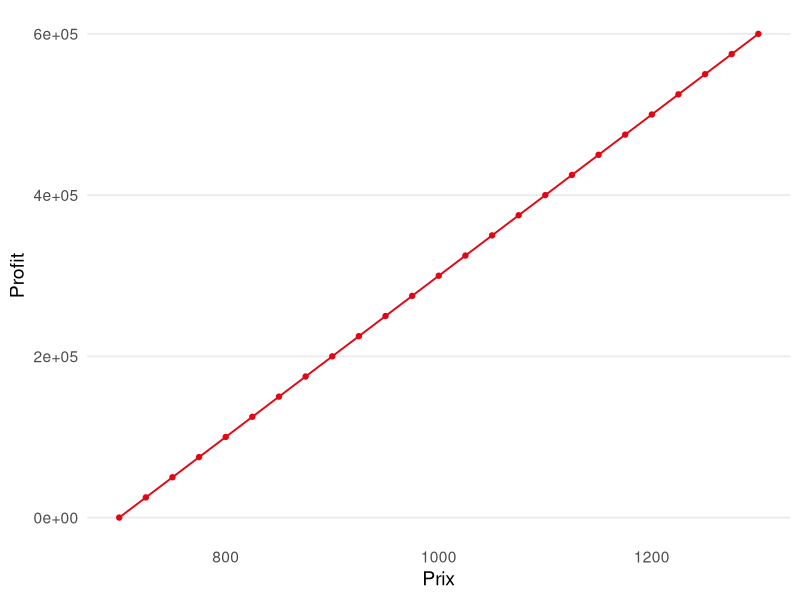
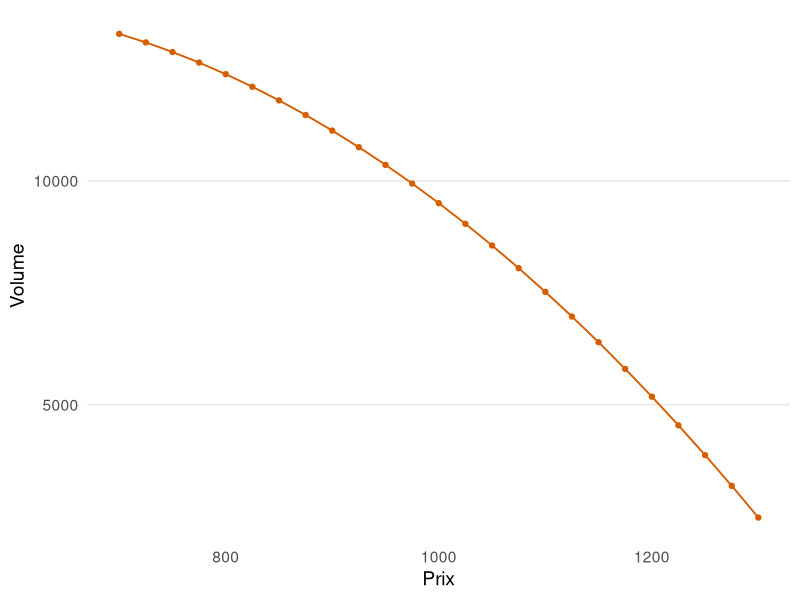
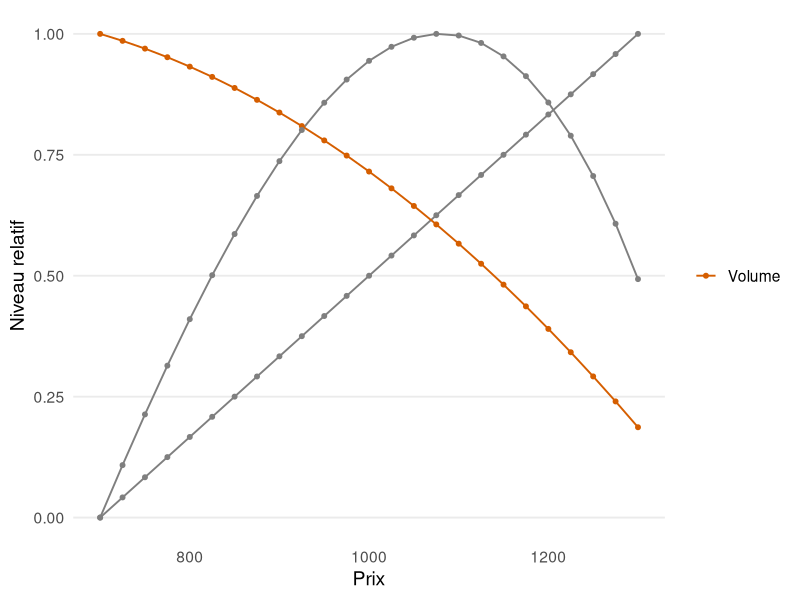
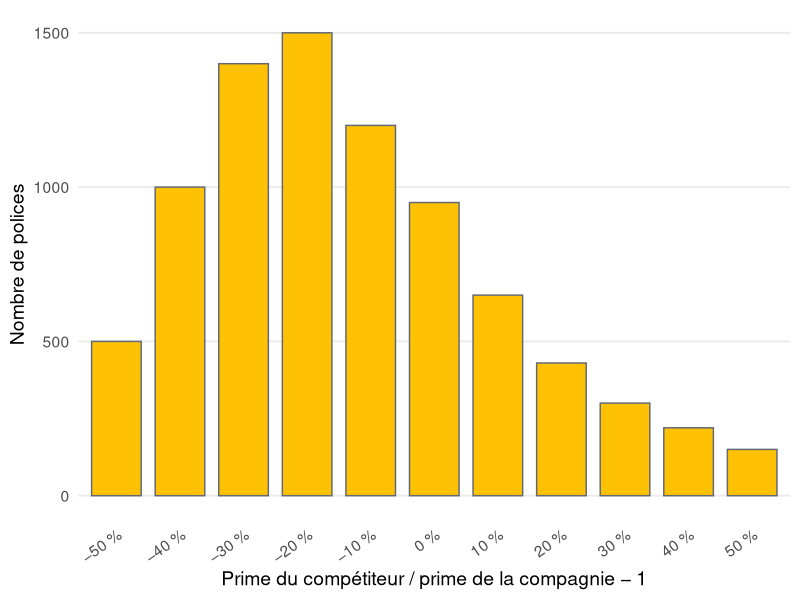
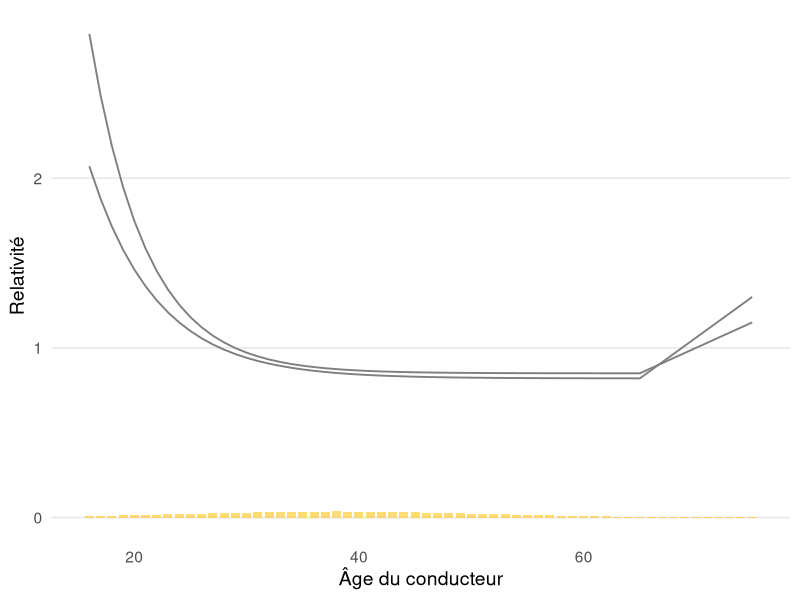
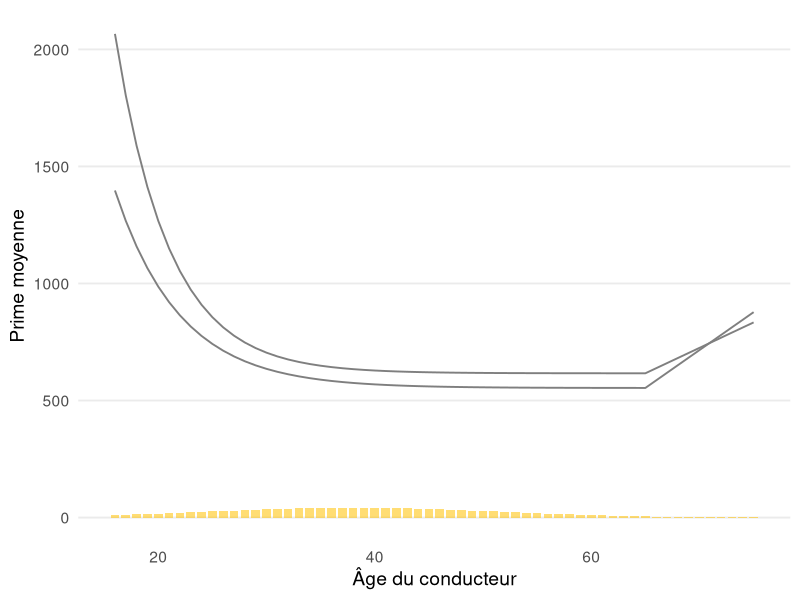
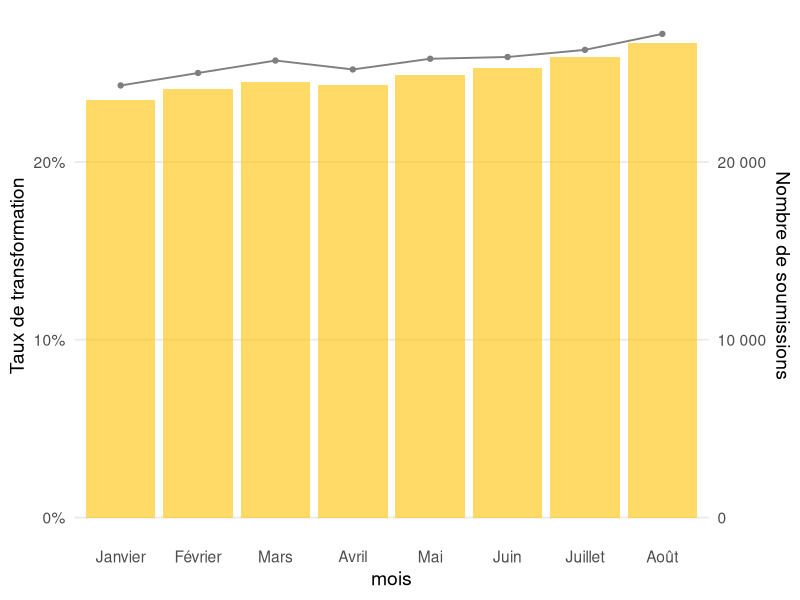
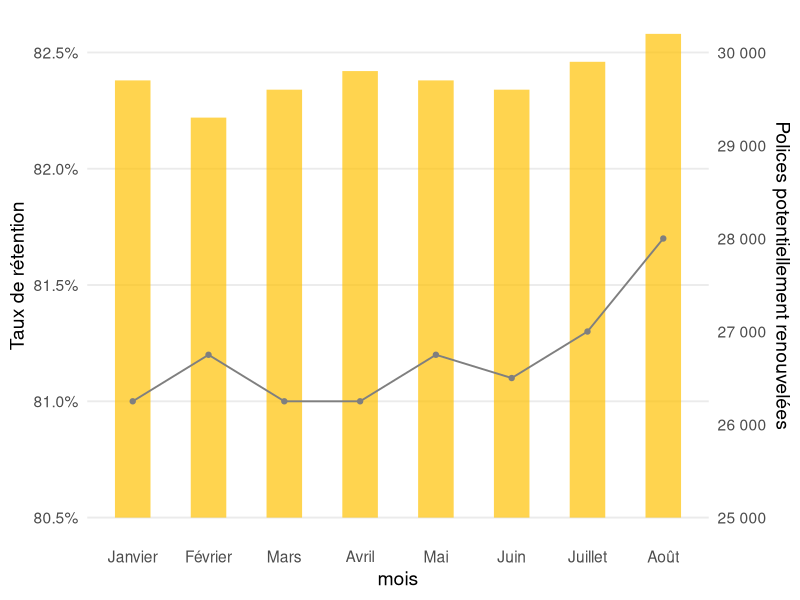

Write the R code that produced these figures, in order.
## ---- chunk 1
#| label: setup
#| include: false

library(ggplot2)

couleurs_act <- c(
  rouge = "#e30513",
  bleu = "#009cde",
  or = "#ffc103",
  vert = "#3d8b5f",
  gris = "#626974"
)

theme_act <- theme_minimal(base_size = 14) +
  theme(
    panel.grid.minor = element_blank(),
    panel.grid.major.x = element_blank(),
    plot.title = element_text(face = "bold", hjust = 0.5, margin = margin(b = 8)),
    legend.position = "right",
    legend.title = element_blank()
  )
## ---- chunk 2
#| label: profit-prix-volume-fixe
#| fig-width: 8
#| fig-height: 4
#| fig-alt: "Profit qui augmente linéairement avec le prix lorsque le nombre de polices demeure fixe."

prix <- seq(700, 1300, by = 25)
profit_fixe <- (prix - 700) * 1000

ggplot(data.frame(prix, profit_fixe), aes(prix, profit_fixe)) +
  geom_line(colour = couleurs_act["rouge"], linewidth = 0.65) +
  geom_point(colour = couleurs_act["rouge"], size = 1.5) +
  labs(x = "Prix", y = "Profit") +
  theme_act
## ---- chunk 3
#| label: volume-prix
#| fig-width: 8
#| fig-height: 4
#| fig-alt: "Volume de polices qui diminue progressivement lorsque le prix augmente."

volume <- pmax(0, 14000 - 0.018 * (prix - 500)^2)

ggplot(data.frame(prix, volume), aes(prix, volume)) +
  geom_line(colour = "#D55E00", linewidth = 0.65) +
  geom_point(colour = "#D55E00", size = 1.5) +
  labs(x = "Prix", y = "Volume") +
  theme_act
## ---- chunk 4
#| label: profit-espere
#| fig-width: 8
#| fig-height: 4
#| fig-alt: "Prix, volume et profit espéré selon le prix. Le volume décroît, le profit à volume fixe croît, et le profit espéré atteint un sommet à un prix intermédiaire."

profit_espere <- (prix - 700) * volume
donnees_prix <- rbind(
  data.frame(prix, serie = "Profit à volume fixe", value = profit_fixe / max(profit_fixe)),
  data.frame(prix, serie = "Volume", value = volume / max(volume)),
  data.frame(prix, serie = "Profit espéré", value = profit_espere / max(profit_espere))
)

ggplot(donnees_prix, aes(prix, value, colour = serie)) +
  geom_line(linewidth = 0.65) +
  geom_point(size = 1.35) +
  scale_colour_manual(values = c(
    `Profit à volume fixe` = couleurs_act["rouge"],
    Volume = "#D55E00",
    `Profit espéré` = couleurs_act["bleu"]
  )) +
  labs(x = "Prix", y = "Niveau relatif") +
  theme_act
## ---- chunk 5
#| label: competitivite-distribution
#| fig-width: 8
#| fig-height: 4
#| fig-alt: "Nombre de polices par intervalle de compétitivité. La distribution est concentrée autour d’une prime comparable à celle du compétiteur."

competitivite <- data.frame(
  ecart = factor(
    c("−50 %", "−40 %", "−30 %", "−20 %", "−10 %", "0 %", "10 %", "20 %", "30 %", "40 %", "50 %"),
    levels = c("−50 %", "−40 %", "−30 %", "−20 %", "−10 %", "0 %", "10 %", "20 %", "30 %", "40 %", "50 %")
  ),
  polices = c(500, 1000, 1400, 1500, 1200, 950, 650, 430, 300, 220, 150)
)

ggplot(competitivite, aes(ecart, polices)) +
  geom_col(fill = couleurs_act["or"], colour = couleurs_act["gris"], width = 0.78) +
  labs(x = "Prime du compétiteur / prime de la compagnie − 1", y = "Nombre de polices") +
  theme_act +
  theme(axis.text.x = element_text(angle = 35, hjust = 1))
## ---- chunk 6
#| label: competitivite-relativites
#| fig-width: 8
#| fig-height: 4
#| fig-alt: "Relativités de deux compagnies et nombre de véhicules selon l’âge du conducteur. Les profils diffèrent surtout aux très jeunes et aux très vieux âges."

# Valeurs reconstruites à partir de la courbe historique; elles servent à illustrer
# l’écart entre deux algorithmes plutôt qu’à représenter des données observées.
age <- 16:75
comparaison_age <- data.frame(
  age,
  `Compagnie A` = 0.85 + 2.0 * exp(-(age - 16) / 5) + 0.30 * pmax(age - 65, 0) / 10,
  `Compagnie B` = 0.82 + 1.25 * exp(-(age - 16) / 6) + 0.48 * pmax(age - 65, 0) / 10,
  vehicules = round(14000 * dnorm(age, mean = 38, sd = 13)),
  check.names = FALSE
)
comparaison_longue <- rbind(
  data.frame(age = comparaison_age$age, compagnie = "Compagnie A", relativite = comparaison_age$`Compagnie A`),
  data.frame(age = comparaison_age$age, compagnie = "Compagnie B", relativite = comparaison_age$`Compagnie B`)
)

ggplot() +
  geom_col(
    data = comparaison_age,
    aes(age, vehicules / 12000),
    fill = couleurs_act["or"], alpha = 0.55, width = 0.8
  ) +
  geom_line(
    data = comparaison_longue,
    aes(age, relativite, colour = compagnie),
    linewidth = 0.65
  ) +
  scale_colour_manual(values = c(`Compagnie A` = couleurs_act["rouge"], `Compagnie B` = couleurs_act["bleu"])) +
  labs(x = "Âge du conducteur", y = "Relativité") +
  theme_act
## ---- chunk 7
#| label: competitivite-prime-moyenne
#| fig-width: 8
#| fig-height: 4
#| fig-alt: "Primes moyennes de deux compagnies et nombre de véhicules selon l’âge du conducteur. La comparaison de prime moyenne est préférable lorsque les algorithmes utilisent des variables corrélées avec l’âge."

comparaison_primes <- data.frame(
  age,
  `Compagnie A` = 725 * comparaison_age$`Compagnie A`,
  `Compagnie B` = 675 * comparaison_age$`Compagnie B`,
  vehicules = comparaison_age$vehicules,
  check.names = FALSE
)
primes_longues <- rbind(
  data.frame(age = comparaison_primes$age, compagnie = "Compagnie A", prime = comparaison_primes$`Compagnie A`),
  data.frame(age = comparaison_primes$age, compagnie = "Compagnie B", prime = comparaison_primes$`Compagnie B`)
)

ggplot() +
  geom_col(
    data = comparaison_primes,
    aes(age, vehicules / 10),
    fill = couleurs_act["or"], alpha = 0.55, width = 0.8
  ) +
  geom_line(data = primes_longues, aes(age, prime, colour = compagnie), linewidth = 0.65) +
  scale_colour_manual(values = c(`Compagnie A` = couleurs_act["rouge"], `Compagnie B` = couleurs_act["bleu"])) +
  labs(x = "Âge du conducteur", y = "Prime moyenne") +
  theme_act
## ---- chunk 8
#| label: taux-transformation
#| fig-width: 8
#| fig-height: 4
#| fig-alt: "Taux de transformation mensuel et nombre de soumissions. Une baisse de taux implantée en juillet est suivie d’une hausse du taux de transformation."

mois <- factor(month.name[1:8], levels = month.name[1:8], labels = c("Janvier", "Février", "Mars", "Avril", "Mai", "Juin", "Juillet", "Août"))
transformation <- data.frame(
  mois,
  taux = c(0.243, 0.250, 0.257, 0.252, 0.258, 0.259, 0.263, 0.272),
  soumissions = c(23500, 24100, 24500, 24300, 24900, 25300, 25900, 26700)
)

ggplot(transformation, aes(mois)) +
  geom_col(aes(y = soumissions / 100000), fill = couleurs_act["or"], alpha = 0.6) +
  geom_line(aes(y = taux, group = 1, colour = "Taux de transformation"), linewidth = 0.65) +
  geom_point(aes(y = taux, colour = "Taux de transformation"), size = 1.5) +
  scale_y_continuous(
    name = "Taux de transformation",
    labels = scales::label_percent(accuracy = 1),
    sec.axis = sec_axis(~ . * 100000, name = "Nombre de soumissions", labels = scales::label_number(big.mark = " "))
  ) +
  scale_colour_manual(values = c(`Taux de transformation` = couleurs_act["rouge"])) +
  theme_act
## ---- chunk 9
#| label: taux-retention
#| fig-width: 8
#| fig-height: 4
#| fig-alt: "Taux de rétention mensuel et nombre de renouvellements potentiels. Le taux augmente après la baisse de taux de juillet."

retention <- data.frame(
  mois,
  taux = c(0.810, 0.812, 0.810, 0.810, 0.812, 0.811, 0.813, 0.817),
  renouvellements = c(29700, 29300, 29600, 29800, 29700, 29600, 29900, 30200)
)

ggplot(retention, aes(mois)) +
  geom_linerange(
    aes(ymin = 0.805, ymax = (renouvellements - 25000) / 250000 + 0.805),
    colour = couleurs_act["or"], alpha = 0.7, linewidth = 12
  ) +
  geom_line(aes(y = taux, group = 1, colour = "Taux de rétention"), linewidth = 0.65) +
  geom_point(aes(y = taux, colour = "Taux de rétention"), size = 1.5) +
  scale_y_continuous(
    name = "Taux de rétention",
    labels = scales::label_percent(accuracy = 0.5),
    sec.axis = sec_axis(~ (. - 0.805) * 250000 + 25000, name = "Polices potentiellement renouvelées", labels = scales::label_number(big.mark = " "))
  ) +
  scale_colour_manual(values = c(`Taux de rétention` = couleurs_act["rouge"])) +
  theme_act
## ---- chunk 10
#| label: croissance
#| fig-width: 8
#| fig-height: 4
#| fig-alt: "Croissance mensuelle et nombre de polices. La croissance augmente graduellement après juillet."

croissance <- data.frame(
  mois,
  taux = c(0.0010, 0.0015, 0.0017, 0.0015, 0.0018, 0.0020, 0.0026, 0.0031),
  polices = c(355000, 356000, 357000, 358000, 359000, 360000, 362000, 364000)
)

ggplot(croissance, aes(mois)) +
  geom_col(aes(y = (polices - 350000) / 5e7), fill = couleurs_act["or"], alpha = 0.6) +
  geom_line(aes(y = taux, group = 1, colour = "Croissance"), linewidth = 0.65) +
  geom_point(aes(y = taux, colour = "Croissance"), size = 1.5) +
  scale_y_continuous(
    name = "Croissance",
    labels = scales::label_percent(accuracy = 0.1),
    sec.axis = sec_axis(~ . * 5e7 + 350000, name = "Nombre de polices", labels = scales::label_number(big.mark = " "))
  ) +
  scale_colour_manual(values = c(Croissance = couleurs_act["rouge"])) +
  theme_act
## ---- chunk 11
#| label: analyse-distribution
#| fig-width: 8
#| fig-height: 4
#| fig-alt: "Nombre de polices et prime moyenne par tranche de montant d’assurance. Les volumes diminuent dans les tranches les plus élevées alors que la prime moyenne augmente."

montant_assurance <- data.frame(
  tranche = factor(c("<100 k", "100–150 k", "150–200 k", "200–250 k", "250–300 k", "300–350 k", "350–400 k", "400–450 k", ">450 k"), ordered = TRUE),
  polices = c(2500, 8500, 14000, 15500, 12000, 8000, 4000, 1500, 500),
  prime = c(114, 143, 265, 435, 451, 520, 620, 790, 968)
)

ggplot(montant_assurance, aes(tranche)) +
  geom_col(aes(y = polices / 20), fill = couleurs_act["or"], alpha = 0.65) +
  geom_line(aes(y = prime, group = 1, colour = "Prime moyenne"), linewidth = 0.65) +
  geom_point(aes(y = prime, colour = "Prime moyenne"), size = 1.5) +
  scale_y_continuous(
    name = "Prime moyenne",
    sec.axis = sec_axis(~ . * 20, name = "Nombre de polices", labels = scales::label_number(big.mark = " "))
  ) +
  scale_colour_manual(values = c(`Prime moyenne` = couleurs_act["rouge"])) +
  labs(x = "Montant d’assurance") +
  theme_act +
  theme(axis.text.x = element_text(angle = 25, hjust = 1))
## ---- chunk 12
#| label: optimisation-prix
#| fig-width: 8
#| fig-height: 4
#| fig-alt: "Sortie illustrative d’une optimisation des prix. Le profit espéré atteint son maximum pour un changement de prime modéré, tandis que les taux de renouvellement diminuent avec une hausse de prime."

# Valeurs reconstruites à partir du graphique historique pour illustrer le compromis
# entre profit et rétention; elles ne représentent pas un portefeuille réel.
changement <- seq(-20, 20, by = 2)
optimisation <- data.frame(
  changement,
  profit = 1.8 * exp(-((changement - 3) / 11)^2),
  renouvellement_premiere = 0.89 - 0.0025 * changement,
  renouvellement_subsequent = 0.86 - 0.0020 * changement
)

ggplot(optimisation, aes(changement)) +
  geom_col(aes(y = profit / 12), fill = couleurs_act["rouge"], alpha = 0.8) +
  geom_line(aes(y = renouvellement_premiere, colour = "1er renouvellement"), linewidth = 0.65) +
  geom_line(aes(y = renouvellement_subsequent, colour = "Renouvellements subséquents"), linewidth = 0.65) +
  scale_colour_manual(values = c(
    `1er renouvellement` = couleurs_act["bleu"],
    `Renouvellements subséquents` = "#D55E00"
  )) +
  scale_y_continuous(
    name = "Taux de renouvellement",
    labels = scales::label_percent(),
    sec.axis = sec_axis(~ . * 12, name = "Profit espéré relatif")
  ) +
  labs(x = "Changement de prime (%)") +
  theme_act
